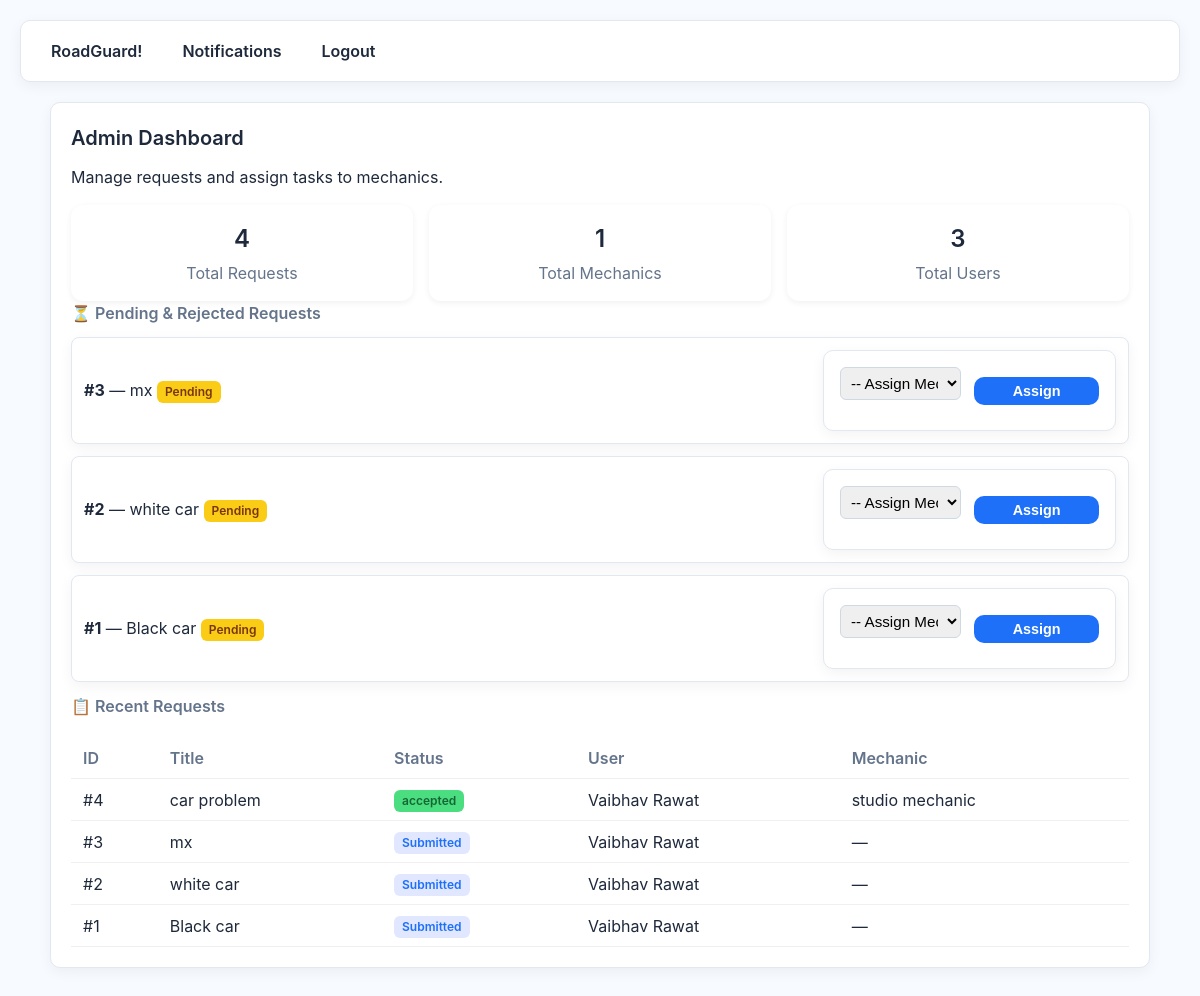
The app's page /admin/dashboard (signed in), older data.
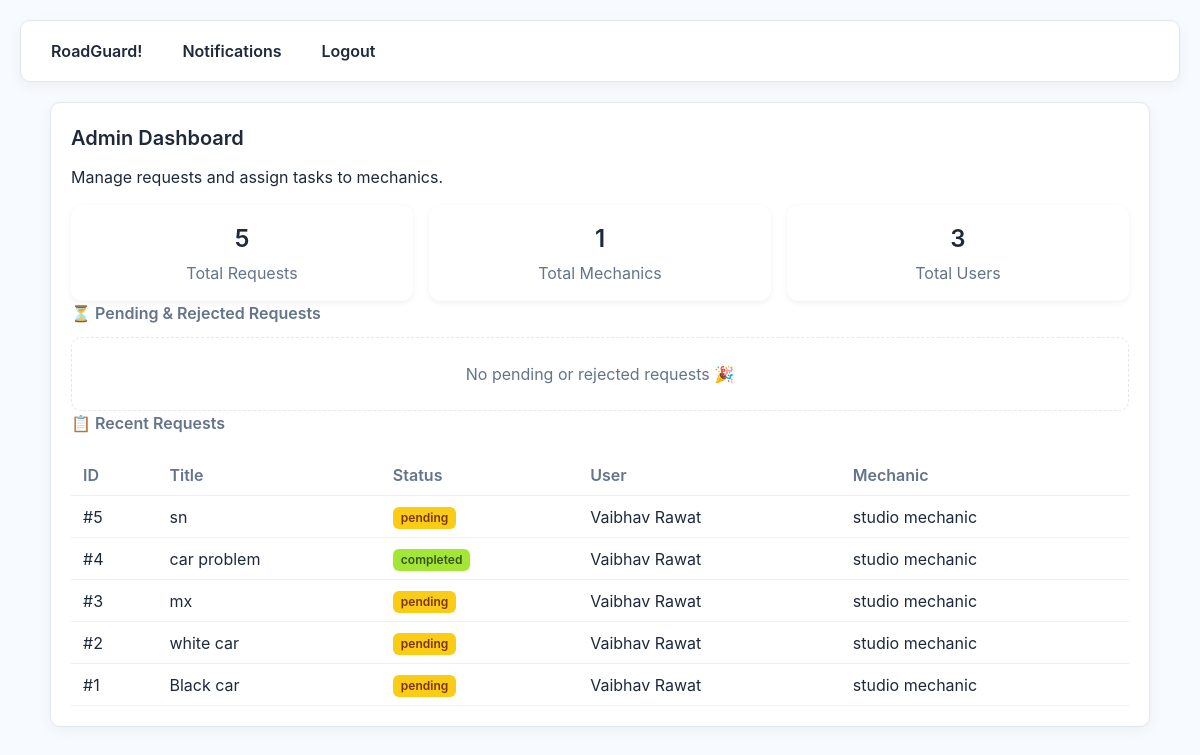
The same page, newer data.
### app.py (models this page shows)
class ServiceRequest(db.Model):
    id = db.Column(db.Integer, primary_key=True)
    user_id = db.Column(db.Integer, db.ForeignKey('user.id'))
    title = db.Column(db.String(200))
    description = db.Column(db.Text)
    lat = db.Column(db.Float)
    lng = db.Column(db.Float)
    status = db.Column(db.String(50), default='Submitted')
    created_at = db.Column(db.DateTime, default=datetime.utcnow)
    assigned_mechanic_id = db.Column(db.Integer, db.ForeignKey('user.id'), nullable=True)
    mechanic_response = db.Column(db.Text, nullable=True)
    user = db.relationship("User", foreign_keys=[user_id], backref="requests_made")
    mechanic = db.relationship("User", foreign_keys=[assigned_mechanic_id], backref="requests_taken")

class User(UserMixin, db.Model):
    id = db.Column(db.Integer, primary_key=True)
    name = db.Column(db.String(120))
    email = db.Column(db.String(120), unique=True)
    password = db.Column(db.String(120))
    role = db.Column(db.String(20), default=Role.USER.value)
    phone = db.Column(db.String(20))

### app.py (the view)
@app.route('/admin/dashboard')
@login_required
def admin_dashboard():
    if current_user.role != Role.ADMIN.value:
        flash('Unauthorized','danger')
        return redirect(url_for('index'))
    pending = ServiceRequest.query.filter(ServiceRequest.assigned_mechanic_id==None).order_by(ServiceRequest.created_at.desc()).all()
    all_requests = ServiceRequest.query.order_by(ServiceRequest.created_at.desc()).limit(50).all()
    mechanics = User.query.filter_by(role=Role.MECHANIC.value).all()
    users = User.query.filter_by(role=Role.USER.value).all()
    return render_template('admin_dashboard.html', pending=pending, mechanics=mechanics, all_requests=all_requests, users=users)

### app.py (called while the page is built)
@login_manager.user_loader
def load_user(user_id):
    return User.query.get(int(user_id))

### templates/admin_dashboard.html (shortened to what this page needs)
{% extends 'layout.html' %}
{% block content %}
<div class="card fade-in">
  <h2>Admin Dashboard</h2>
  <p class="small-muted">Manage requests and assign tasks to mechanics.</p>
  <div class="summary-grid mt-16">
    <div class="summary-card">
      <h3>{{ all_requests|length }}</h3>
      <p>Total Requests</p>
    </div>
    <div class="summary-card">
      <h3>{{ mechanics|length }}</h3>
      <p>Total Mechanics</p>
    </div>
    <div class="summary-card">
      <h3>{{ users|length }}</h3>
      <p>Total Users</p>
    </div>
  </div>
  <h3 class="mt-24">⏳ Pending & Rejected Requests</h3>
  {% if pending %}
    <ul class="request-list">
      {% for p in pending %}
      <li class="list-item">
        <div>
          <strong>#{{ p.id }}</strong> — {{ p.title }}
          {% if p.status == 'rejected' %}
          <span class="badge rejected">Rejected</span>
          {% else %}
          <span class="badge pending">Pending</span>
          {% endif %}
        </div>
        <form method="post" action="{{ url_for('admin_assign') }}" class="assign-form">
          <select name="mech_id" required>
            <option value="">-- Assign Mechanic --</option>
          </select>
          <button type="submit" class="btn small">Assign</button>
        </form>
      </li>
      {% endfor %}
    </ul>
  {% else %}
    <div class="empty">No pending or rejected requests 🎉</div>
  {% endif %}
  <h3 class="mt-24">📋 Recent Requests</h3>
  <div class="table-wrapper">
    <table>
      <thead>
        <tr>
          <th>ID</th>
          <th>Title</th>
          <th>Status</th>
          <th>User</th>
          <th>Mechanic</th>
        </tr>
      </thead>
      <tbody>
      {% for r in all_requests %}
      <tr>
        <td>#{{ r.id }}</td>
        <td>{{ r.title }}</td>
        <td><span class="badge {{ r.status|lower }}">{{ r.status }}</span></td>
        <td>{{ r.user.name if r.user else "—" }}</td>
        <td>{{ r.mechanic.name if r.mechanic else "—" }}</td>
      </tr>
      {% endfor %}
      </tbody>
    </table>
  </div>
</div>
{% endblock %}

Row changes from the older to the newer data that the page shows:
no longer on one of the page's lists (row edited): ServiceRequest: id "3", title "mx"
no longer on one of the page's lists (row edited): ServiceRequest: id "2", title "white car"
no longer on one of the page's lists (row edited): ServiceRequest: id "1", title "Black car"
added ServiceRequest: id "5", title "sn", status "pending", user "Vaibhav Rawat", mechanic "studio mechanic", shown under "📋 Recent Requests"
changed ServiceRequest "car problem": status "accepted" → "completed"
changed ServiceRequest "mx": status "Submitted" → "pending"; mechanic "—" → "studio mechanic"
changed ServiceRequest "white car": status "Submitted" → "pending"; mechanic "—" → "studio mechanic"
changed ServiceRequest "Black car": status "Submitted" → "pending"; mechanic "—" → "studio mechanic"
Text that changed along with them:
{{ all_requests|length }}: "4" → "5"
text now shown: "No pending or rejected requests 🎉"
